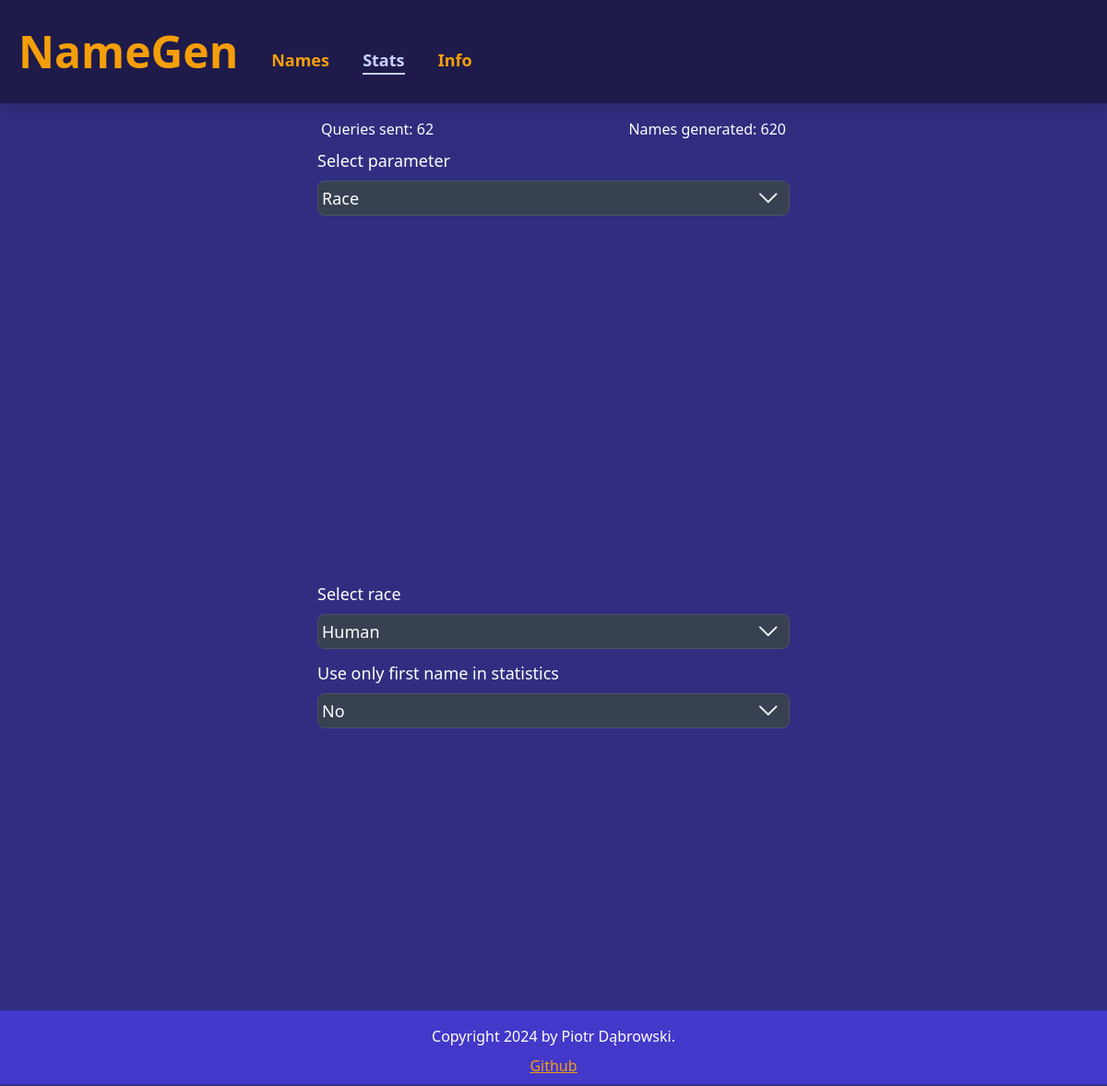
/stats, run on an earlier commit of the app's database.
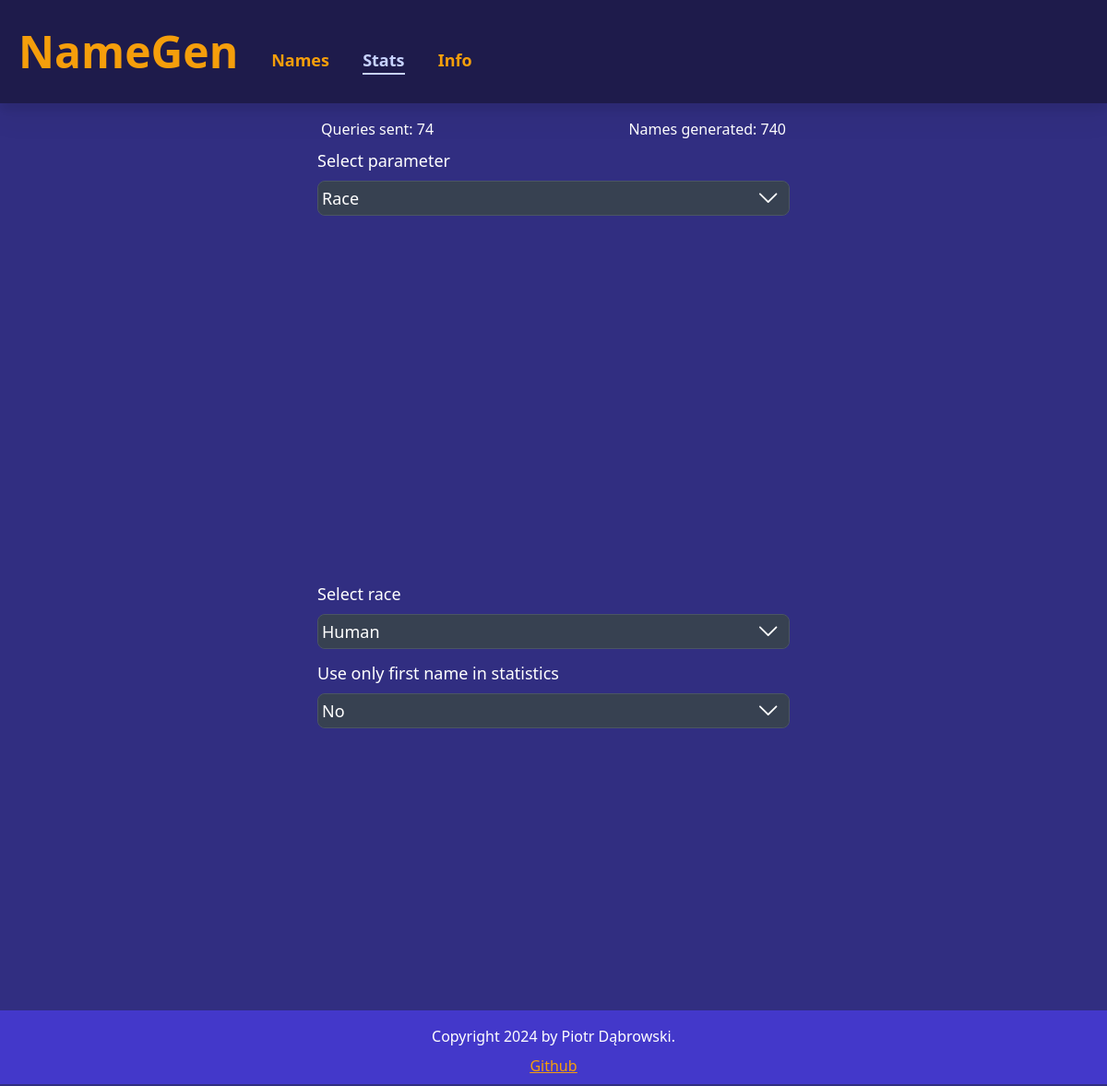
And on a later commit of the database.
### tables this page shows
CREATE TABLE responses (
                        id INTEGER PRIMARY KEY AUTOINCREMENT,
                        name TEXT,
                        requestID INTEGER,
                        timestamp DATETIME DEFAULT CURRENT_TIMESTAMP,
                        FOREIGN KEY(requestID) REFERENCES requests(id)
                    );

### app.py (the view)
@app.route("/stats")
def stats():
    currentSite="Stats"
    races = params['race']
    for i in range(len(paramsNames)):
        paramsNames[i] = paramsNames[i].capitalize()
    conn = dbOps.get_db_connection()
    cursor = conn.cursor()
    queries = cursor.execute(''f'SELECT id from requests order by id desc limit 1''').fetchone()
    names = cursor.execute(''f'SELECT id from responses order by id desc limit 1''').fetchone()
    conn.close()
    queries = queries[0]
    names = names[0]
    return render_template("stats.html",sites=sites, currentSite = currentSite, currentYear=currentYear, paramsNames=paramsNames, names=names, queries=queries, races=races)

### dbOps.py (called while the page is built)
def get_db_connection():
    conn = sqlite3.connect(DATABASE)
    conn.row_factory = sqlite3.Row
    return conn

### templates/stats.html (shortened to what this page needs)
{% extends "layout.html" %}
{% block head %}
{{ super() }}
{% endblock %}
    {% block nav %}
    {{ super() }}
    {% endblock %}
    {% block content1 %}
    <div class="mx-4">
        <div class="max-w-lg mx-auto mb-56 h-screen mt-4">
            <div class="flex flex-row justify-between mx-2 sm:mx-1">
                <p class="inline">
                    Queries sent: {{queries}}
                </p>
                <p class="inline">
                    Names generated: {{names}}
                </p>
            </div>
            <label for="param" id="paramLabel" class="block mx-auto">Select parameter</label>
            <div class="bg-gray-700 border border-gray-600 rounded-lg text-lg mx-auto mb-1 inline-block relative cursor-pointer w-full"
                id="paramDiv">
                <select
                    class="w-full bg-inherit pr-8 p-1 bg-gray-700 cursor-pointer rounded-lg hover:bg-gray-500 transition duration-300 focus:outline-none focus:ring focus:ring-indigo-300"
                    id="paramSelect" name="paramSelect">
                    {% for param in paramsNames %}
                    {%if param !='Optional'%}
                    <option value="{{ param }}">{{ param }}</option>
                    {%endif%}
                    {% endfor %}
                </select>
            </div>
            <div id="pie_chart" class="w-full min-h-96"></div>
            <label for="raceSelect" id="raceLabel" class="block mx-auto">Select race</label>
            <div class="bg-gray-700 border border-gray-600 rounded-lg text-lg mx-auto mb-1 inline-block relative cursor-pointer w-full"
                id="raceDiv">
                <select
                    class="w-full bg-inherit pr-8 p-1 bg-gray-700 cursor-pointer rounded-lg hover:bg-gray-500 transition duration-300 focus:outline-none focus:ring focus:ring-indigo-300"
                    id="raceSelect" name="raceSelect">
                    {% for race in races %}
                    <option value="{{ race }}">{{ race }}</option>
                    {% endfor %}
                </select>
            </div>
            <label for="nameSelect" id="nameLabel" class="block mx-auto">Use only first name in statistics</label>
            <div class="bg-gray-700 border border-gray-600 rounded-lg text-lg mx-auto mb-1 inline-block relative cursor-pointer w-full"
                id="nameDiv">
                <select
                    class="w-full bg-inherit pr-8 p-1 bg-gray-700 cursor-pointer rounded-lg hover:bg-gray-500 transition duration-300 focus:outline-none focus:ring focus:ring-indigo-300"
                    id="nameSelect" name="nameSelect">
                    <option value="No">No</option>
                </select>
            </div>
            <div id="pie_chart2" class="w-full min-h-96">
            </div>
        </div>
    </div>
    {% endblock %}
    {% block footer %}
    {{ super() }}
    {% endblock %}

What changed in the data, as far as the page shows it:
no longer on this page (row unchanged): responses: id "620"
added responses: id "740"
Also different on the page:
{{ queries }}: "62" → "74"
